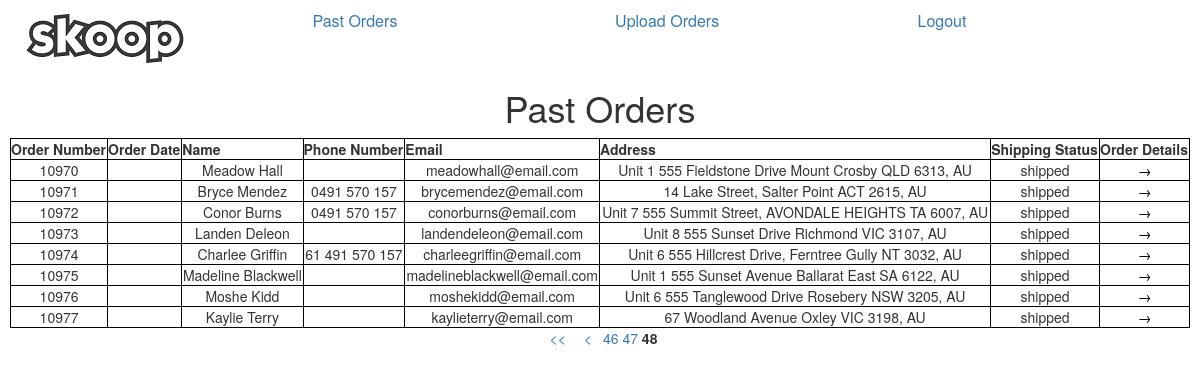
The app's page /orders.php?page=48 (signed in) with its own data.
### tables this page shows
CREATE TABLE `orders` (
  `id` int(9) NOT NULL,
  `order_id` int(9) NOT NULL,
  `product_code` varchar(191) NOT NULL,
  `name` varchar(191) NOT NULL,
  `email` varchar(191) NOT NULL,
  `mobile` varchar(191) DEFAULT NULL,
  `address_line_one` varchar(191) NOT NULL,
  `address_line_two` varchar(191) DEFAULT NULL,
  `suburb` varchar(191) NOT NULL,
  `state` varchar(191) NOT NULL,
  `postcode` varchar(191) NOT NULL,
  `country` varchar(191) NOT NULL,
  `status` varchar(191) NOT NULL DEFAULT 'pending'
);

### orders.php (the view, shortened to what this page needs)
<!DOCTYPE html>
<head>
	<link rel="stylesheet" href="styles/styles.css" />
	<link rel="stylesheet" href="https://maxcdn.bootstrapcdn.com/bootstrap/3.4.0/css/bootstrap.min.css">
</head>
<body>
<?php
	include "concat-address.php";
	include "header.php";
?>
<h1>Past Orders</h1>
	<?php
		include "db-login.php";
		$dbTableName = "orders";
		$errorMessage = "<p>Something went wrong connecting to the server. Please try refreshing the page, or contact your system administrator.</p>";
		$page = isset($_GET['page']) ? $_GET['page'] : 1;
		$rowsPerPage = 10;
		$range = 2;
		$fromRowNum = ($rowsPerPage * $page) - $rowsPerPage;
		$conn = new mysqli($serverName, $dbUsername, $dbPassword, $dbName);
		if ($conn->connect_error) {
			echo $errorMessage;
		}
		else{
			$statement = "SELECT id, order_id, name, email, mobile, address_line_one, address_line_two, suburb, state, postcode, country, status  FROM ".$dbTableName." LIMIT ".$fromRowNum.", ".$rowsPerPage.";";
			if($query = $conn->prepare($statement)){
				$query->execute();
				if($query->errno != 0) {
					echo $errorMessage;
				}
				else {
					$query->store_result();
					$query->bind_result($id, $order_id, $name, $email, $mobile, $address_line_one, $address_line_two, $suburb, $state, $postcode, $country, $status);
					echo"<table>
							<tr>
								<th>Order Number</th>
								<th>Order Date</th>
								<th>Name</th>
								<th>Phone Number</th>
								<th>Email</th>
								<th>Address</th>
								<th>Shipping Status</th>
								<th>Order Details</th>
							</tr>";
					while($query->fetch()){
						$fullAddress = concatenateAddress($address_line_one, $address_line_two, $suburb, $state, $postcode, $country, false);
						echo "<tr>
								<td>".$order_id."</td>
								<td></td>
								<td>".$name."</td>
								<td>".$mobile."</td>
								<td>".$email."</td>
								<td>".$fullAddress."</td>
								<td>".$status."</td>
								<td><a href='order-details.php?id=".$id."' class='button' target='_blank'>&rarr;</a></td>
							</tr>";
					}
					echo"</table>";
					echo"<div class='tablePages'>";
					if($page>1){
						echo "<a href='" . $_SERVER['PHP_SELF'] . "' title='Go to the first page.' class='customBtn'>";
							echo "<span style='margin:0 .5em;'> << </span>";
						echo "</a>";
						$prevPage = $page - 1;
						echo "<a href='" . $_SERVER['PHP_SELF']
								. "?page={$prevPage}' title='Previous page is {$prevPage}.' class='customBtn'>";
							echo "<span style='margin:0 .5em;'> < </span>";
						echo "</a>";
					}
					$statement = "SELECT COUNT(*) as total_rows FROM orders";
					$query = $conn->prepare( $statement );
					$query->execute();
					$query->store_result();
					$query->bind_result($rowCount);
					while($query->fetch()){
						$total_rows = $rowCount;
					}
					$totalPages = ceil($total_rows / $rowsPerPage);
					$pageLow = $page - $range;
					$pageHigh = ($page + $range)  + 1;
					for ($x=$pageLow; $x<$pageHigh; $x++) {
						if (($x > 0) && ($x <= $totalPages)) {
							if ($x == $page) {
								echo "<span class='customBtn'><strong>$x<strong></span>";
							}
							else {
								echo " <a href='{$_SERVER['PHP_SELF']}?page=$x' class='customBtn'>$x</a> ";
							}
						}
					}
					echo "</div>";
				}
			}
		}
	?>
</body>

### concat-address.php (shortened to what this page needs)
<?php
function concatenateAddress($address_line_one, $address_line_two, $suburb, $state, $postcode, $country, $multiLine){
	$fullAddress = "";
	if($address_line_one != ""){
		$fullAddress .= $address_line_one;
		if($address_line_two != "" || $suburb != "" || $state != "" || $postcode != "" || $country != "") {
			$fullAddress .= " ";
		}
	}
	if($address_line_two != ""){
		$fullAddress .= $address_line_two.", ";
	}
	if($suburb != ""){
		$fullAddress .= $suburb." ";
	}
	if($state != ""){
		$fullAddress .= $state." ";
	}
	if($postcode != ""){
		$fullAddress .= $postcode;
		if($country != "") {
			$fullAddress .= ", ";
		}
	}
	if($country != ""){
		$fullAddress .= $country;
	}
	return $fullAddress;
}
?>

### styles/styles.css (style rules this page uses)
body { padding: 10px; }
a.button { -webkit-appearance: button; -moz-appearance: button; appearance: button; text-decoration: none; color: initial; padding-left: 3px; padding-right: 3px; }
table { border-collapse: collapse; width: 100%; }
table, th, td { border: 1px solid black; text-align: center; }
h1 { text-align: center; }
.tablePages { text-align: center; }

### records on screen
orders: order "10970", name "Meadow Hall", email "meadowhall@email.com", fullAddress "Unit 1 555 Fieldstone Drive Mount Crosby QLD AU", postcode "6313", country ",", status "shipped"
orders: order "10971", name "Bryce Mendez", mobile "0491 570 157", email "brycemendez@email.com", fullAddress "14 Lake Street, Salter Point ACT AU", postcode "2615", country ",", status "shipped"
orders: order "10972", name "Conor Burns", mobile "0491 570 157", email "conorburns@email.com", fullAddress "Unit 7 555 Summit Street, AVONDALE HEIGHTS TA AU", postcode "6007", country ",", status "shipped"
orders: order "10973", name "Landen Deleon", email "landendeleon@email.com", fullAddress "Unit 8 555 Sunset Drive Richmond VIC AU", postcode "3107", country ",", status "shipped"
orders: order "10974", name "Charlee Griffin", mobile "61 491 570 157", email "charleegriffin@email.com", fullAddress "Unit 6 555 Hillcrest Drive, Ferntree Gully NT AU", postcode "3032", country ",", status "shipped"
orders: order "10975", name "Madeline Blackwell", email "madelineblackwell@email.com", fullAddress "Unit 1 555 Sunset Avenue Ballarat East SA AU", postcode "6122", country ",", status "shipped"
orders: order "10976", name "Moshe Kidd", email "moshekidd@email.com", fullAddress "Unit 6 555 Tanglewood Drive Rosebery NSW AU", postcode "3205", country ",", status "shipped"
orders: order "10977", name "Kaylie Terry", email "kaylieterry@email.com", fullAddress "67 Woodland Avenue Oxley VIC AU", postcode "3198", country ",", status "shipped"
